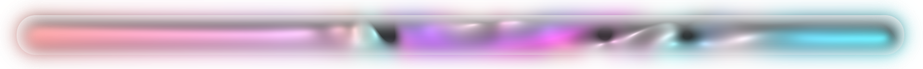
#> input picture micro/boot-glas-progress2.png, 923 x 69 px, shrunk from 1773 x 132 before the run, found by its file name; its folder holds 5 pictures in this run
$ python make-progress.py
#> lines starting #> are read from the running program, lines starting #| are printed output that depends on the picture
#!/usr/bin/env python3

from PIL import Image
from pathlib import Path

BASE = Path("/tmp/micro")
SOURCE = BASE / "boot-glas-progress2.png"
OUT = BASE / "micro-progress-frames"

OUT.mkdir(exist_ok=True)

src = Image.open(SOURCE).convert("RGBA")
#> src is the input picture: PIL image 923x69 RGBA; mean R, G, B, A 170.7, 152, 180.6, 141.4

width, height = src.size
#> width = 923; height = 69

# Sichtbarer Bereich des Progress-Balkens
for i in range(33):
    cut = round(width * i / 32)

    im = src.copy()
    pix = im.load()

    # Alles rechts vom aktuellen Fortschritt transparent machen.
    for y in range(height):
        for x in range(cut, width):
            r, g, b, a = pix[x, y]
            pix[x, y] = (r, g, b, 0)

    im.save(
        OUT / f"progress-{i:02d}.png",
        optimize=True
    )
#> this loop made 33 passes
#> pass 2, `im.save( OUT / f"progress-{i:02d}.png", optimize=True )`:
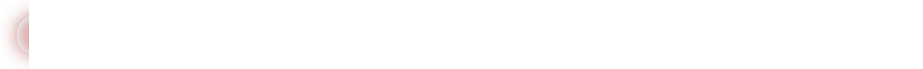
#> saved as progress-01.png: PIL image 923x69 RGBA; mean R, G, B, A 170.7, 152, 180.6, 1.6; transparent parts drawn white

print(f"Frames erzeugt: {len(list(OUT.glob('progress-*.png')))}")
print(f"Ausgabe: {OUT}")
